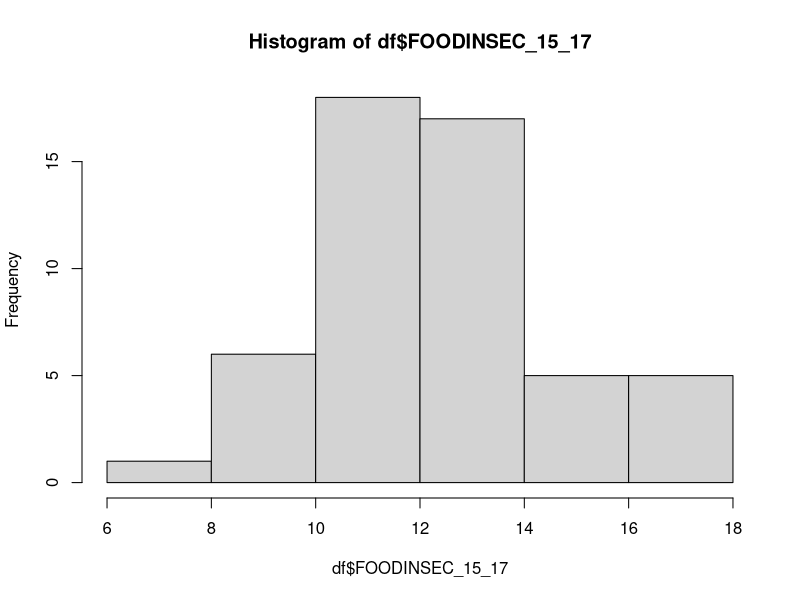
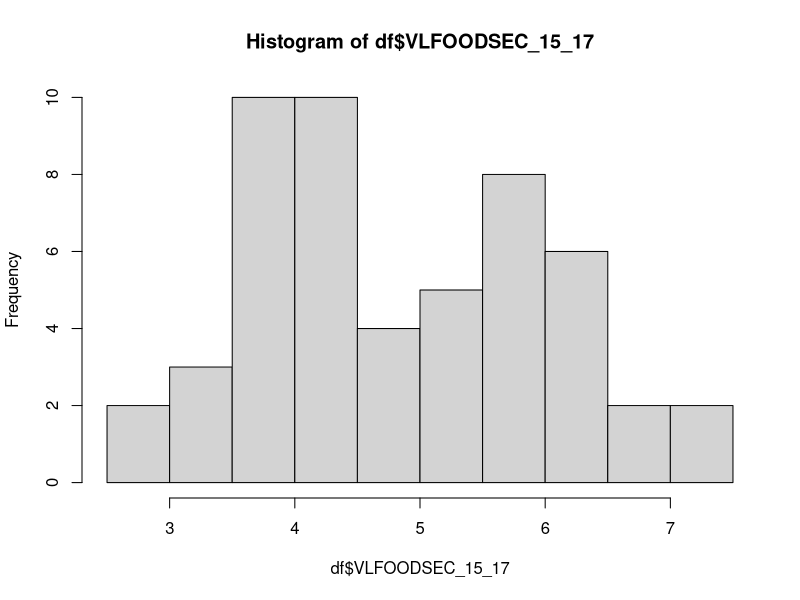
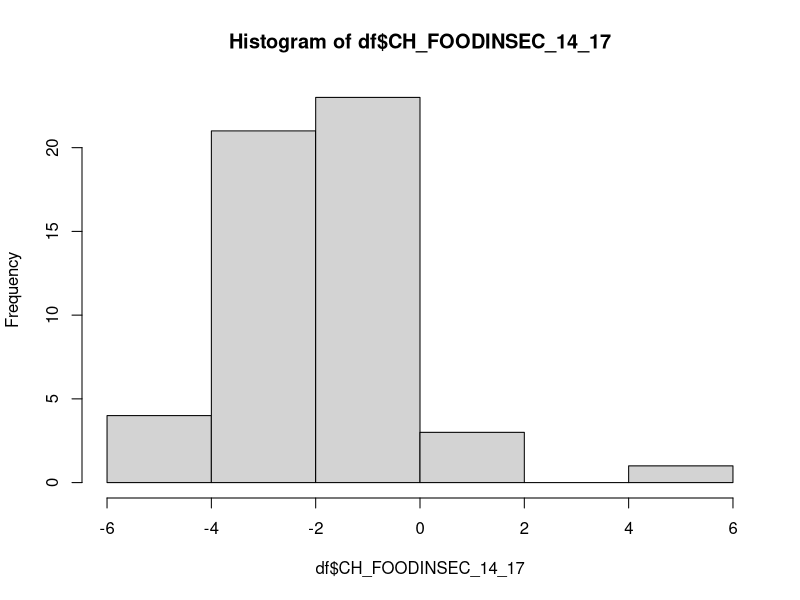
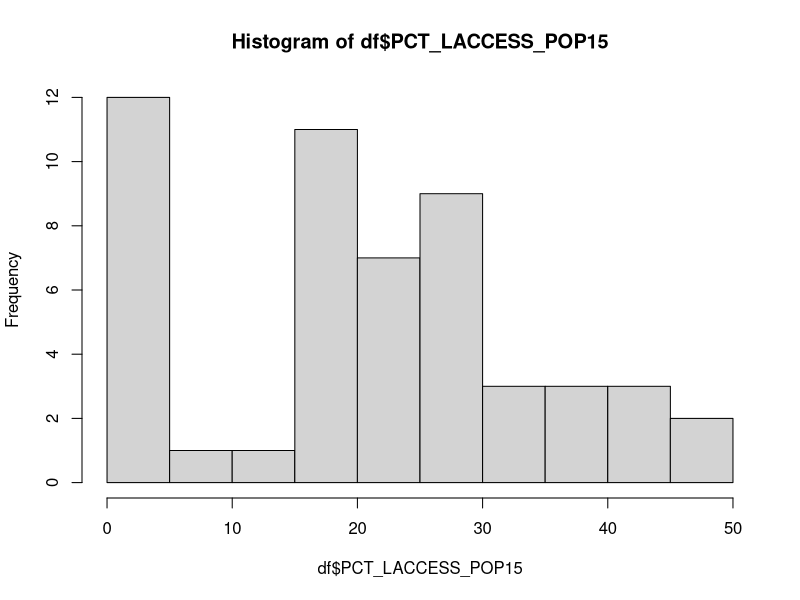
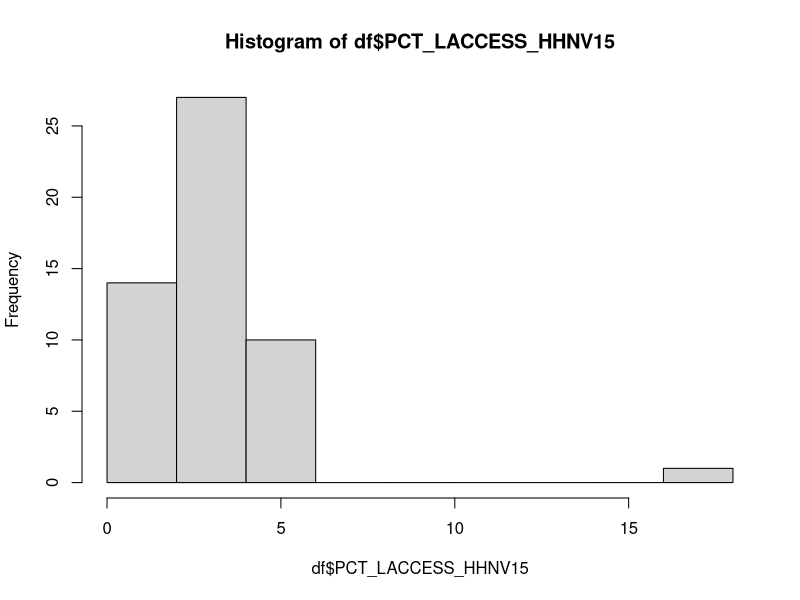
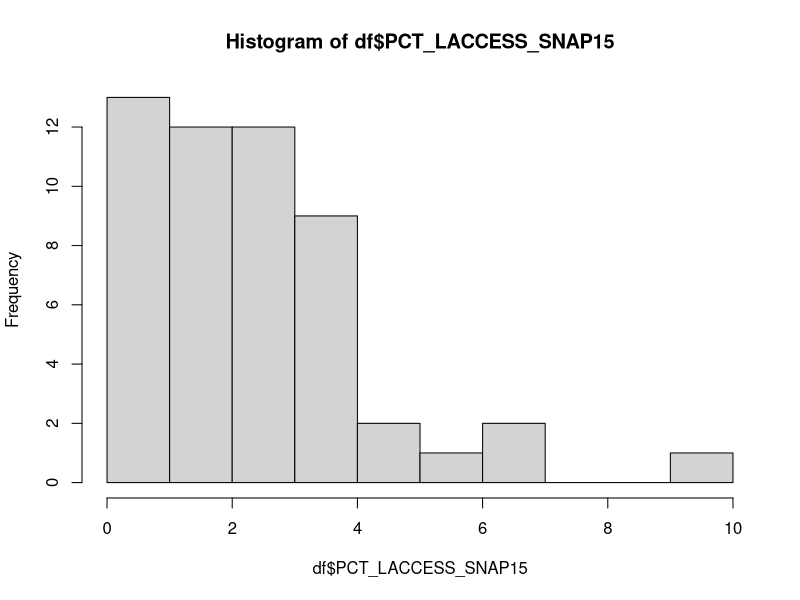
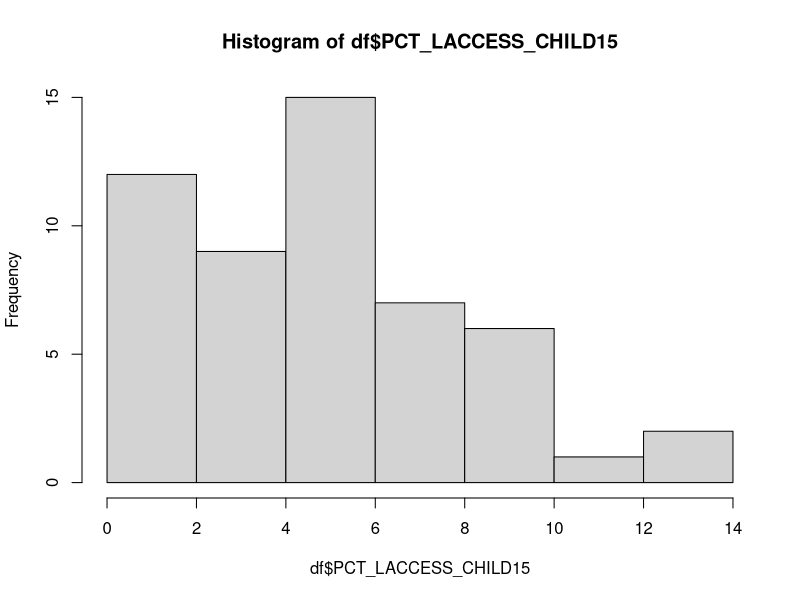
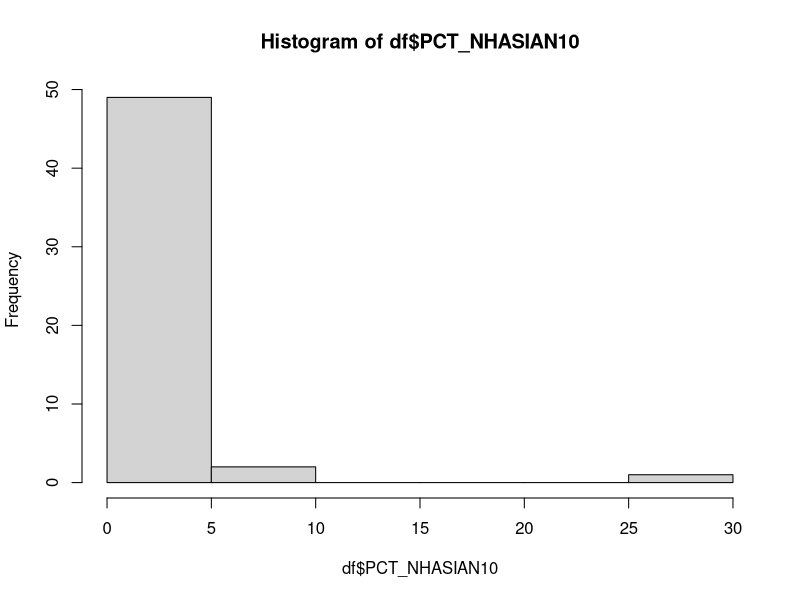

R code for these plots, in order: (Note: this script raises an error after producing the figures.)
## ---- chunk 1
knitr::opts_chunk$set(echo = TRUE)
library(magrittr)
library(ggplot2)
library(dplyr)
library(ggforce)
library(tidyr)
library(readr)
library(purrr)
library(tidyverse)
## ---- chunk 2
(df <- read_csv("final_data.csv"))

df<-df%>% 
  select(-FOODINSEC_12_14, -VLFOODSEC_12_14,  -CH_VLFOODSEC_14_17, -SNAPSPTH17)
n <- nrow(df)

#Response
hist(df$FOODINSEC_15_17)
hist(df$VLFOODSEC_15_17)
hist(df$CH_FOODINSEC_14_17)


#Predictors
hist(df$PCT_LACCESS_POP15)
hist(df$PCT_LACCESS_HHNV15)
hist(df$PCT_LACCESS_SNAP15)

hist(df$PCT_LACCESS_CHILD15)
hist(df$PCT_NHASIAN10)
hist(df$PCT_NHWHITE10)
hist(df$PCT_NHBLACK10)
hist(df$PCT_HISP10)
hist(df$PCT_NHNA10)
hist(df$PCT_NHPI10)
hist(df$GROCPTH16)
hist(df$PCT_REDUCED_LUNCH15)
hist(df$PCT_OBESE_ADULTS17)
hist
## ---- chunk 3
# using the lm()
res <- lm(cbind(FOODINSEC_15_17, CH_FOODINSEC_14_17, VLFOODSEC_15_17) ~ ., data = df)
summary(res)

res2 <- lm(cbind(FOODINSEC_15_17, CH_FOODINSEC_14_17, VLFOODSEC_15_17) ~ PCT_NHBLACK10+ PCT_HISP10+GROCPTH16 + SUPERCPTH16 + WICSPTH16 + FFRPTH16 + PCT_REDUCED_LUNCH15+RECFACPTH16, data = df)
summary(res2)



# Residuals:
head(resid(res))
# Fitted values:
head(fitted(res))
# Residual standard error:
sigma(res)
round(vcov(res), 2)
## ---- chunk 4
alpha <- 0.05

Y <- as.matrix(df %>% select(20:22))
m <- ncol(Y) # number of responses
Z <- as.matrix(cbind(const = 1, df %>% select(1:19)))
r <- ncol(Z) - 1  # number of predictors (excluding constantn
b <- solve(t(Z) %*% Z) %*% t(Z) %*% Y

pred <- Z %*% b
resid <- Y - pred
estSigma <- t(resid) %*% resid / n

# new observation for predictors 
z0 <- 
  matrix(
    c(1, 25, 5, 1.3,  0.5, 34, 39, 9,3,0.2, 0.04, 0.24, 0.006, 1, 0.09, 0.6, 15, 
      18, 4.7, 25.6),
    ncol=1, 
    dimnames = list(c("const", "PCT_LACCESS_POP15", "PCT_LACCESS_HHNV15", "PCT_LACCESS_SNAP15", "LACCESS_CHILD15", "PCT_NHWHITE10", "PCT_NHBLACK10", "PCT_HISP10", "PCT_NHASIAN10", "PCT_NHNA10", "PCT_NHPI10", "GROCPTH16", "SUPERCPTH16", "WICSPTH16", "FFRPTH16", "FSRPTH16", "PCT_SNAP17", "PCT_REDUCED_LUNCH15", "PCT_OBESE_ADULTS17", "RECFACPTH16"), NULL)
  )

#choose z0 that is meaningful 

# center
cntr <- t(b) %*% z0

# Prediction interval:
fctr_pred <- 
  sqrt(
    (1 + t(z0) %*% solve(t(Z) %*% Z,tol = 1e-19) %*% z0) * 
      (m * (n - r - 1) * qf(alpha, m, n - r - m, lower.tail = FALSE) / (n - r - m)))

A <- diag(3)
for (i in 1:3){
  a <- A[ ,i]
  half_CI <- (sqrt(t(a) %*% (estSigma * n / (n - r - 1)) %*% a)) * fctr_pred
  pred_CI_Y <- c(t(a) %*%  cntr - half_CI, t(a) %*%  cntr + half_CI)
  cat(paste0("95% simultaneous prediction interval for Y0",i, ":  (", pred_CI_Y), ")")
}

# Confidence interval: 
fctr <- 
  sqrt(
    (t(z0) %*% solve(t(Z) %*% Z) %*% z0) * 
      (m * (n - r - 1) * qf(alpha, m, n - r - m, lower.tail = FALSE) / (n - r - m)))

for (i in 1:3){
  a <- A[ ,i]
  half_CI <- (sqrt(t(a) %*% (estSigma * n / (n - r - 1)) %*% a)) * fctr
  pred_CI_Y <- c(t(a) %*%  cntr - half_CI, t(a) %*%  cntr + half_CI)
  cat(paste0("95% simultaneous confidence interval for Y0",i, ":  (", pred_CI_Y), ")\n")
}
## ---- chunk 5
#Food Insecurity
df_f1 <- df %>% select(20:22)
R <- cor(df_f1)
eig <- eigen(R)
(Ltilde_m1 <- sqrt(eig$values[1]) * eig$vectors[ , 1, drop = F])

psi_tilde_m1 <- diag(R - Ltilde_m1 %*% t(Ltilde_m1))
Psi_tilde_m1 <- diag(psi_tilde_m1)
residual_matrix_m1 <- R - Ltilde_m1 %*% t(Ltilde_m1) - Psi_tilde_m1
(eig$values[1] / sum(eig$values))

Ltilde_m1 %*% t(Ltilde_m1)

#Access

df_f2 <- df %>% select(1:4)
R2<- cor(df_f2)
eig2 <- eigen(R2)
(Ltilde_m2 <- sqrt(eig2$values[1]) * eig2$vectors[ , 1, drop = F])


psi_tilde_m2 <- diag(R2 - Ltilde_m2 %*% t(Ltilde_m2))
Psi_tilde_m2 <- diag(psi_tilde_m2)
residual_matrix_m2 <- R2 - Ltilde_m2 %*% t(Ltilde_m2) - Psi_tilde_m2
(eig2$values[1] / sum(eig2$values))

#Demographics
df_f3 <- df %>% select(5:10)
R3 <- cor(df_f3)
eig3 <- eigen(R3)
(Ltilde_m3 <- sqrt(eig3$values[1]) * eig3$vectors[ , 1, drop = F])

psi_tilde_m3 <- diag(R3 - Ltilde_m3 %*% t(Ltilde_m3))
Psi_tilde_m3 <- diag(psi_tilde_m3)
residual_matrix_m3 <- R3 - Ltilde_m3 %*% t(Ltilde_m3) - Psi_tilde_m3
(eig3$values[1] / sum(eig3$values))

#StoreAccess
df_f4 <- df %>% select(11:16)
R4 <- cor(df_f4)
eig4 <- eigen(R4)
(Ltilde_m4 <- sqrt(eig4$values[1]) * eig4$vectors[ , 1, drop = F])

psi_tilde_m4 <- diag(R4 - Ltilde_m4 %*% t(Ltilde_m4))
Psi_tilde_m4 <- diag(psi_tilde_m4)
residual_matrix_m4 <- R4 - Ltilde_m4 %*% t(Ltilde_m4) - Psi_tilde_m4
(eig4$values[1] / sum(eig4$values))


## ---- chunk 6
variables_to_test <-  c("PCT_LACCESS_POP15", "PCT_LACCESS_HHNV15", "PCT_LACCESS_SNAP15", "LACCESS_CHILD15", "PCT_NHWHITE10", "PCT_NHBLACK10", "PCT_HISP10", "PCT_NHASIAN10", "PCT_NHNA10", "PCT_NHPI10", "GROCPTH16", "SUPERCPTH16", "WICSPTH16", "FFRPTH16", "FSRPTH16", "PCT_SNAP17", "PCT_REDUCED_LUNCH15", "PCT_OBESE_ADULTS17", "RECFACPTH16")

variables_to_keep <- setdiff(colnames(Z), variables_to_test)
q <- length(variables_to_keep) - 1 # Not counting the intercept
grp1 <- rownames(b) %in% variables_to_keep
grp2 <- rownames(b) %in% variables_to_test

estSigma <- t(resid) %*% resid / n

b_grp1 <- solve(t(Z[ , grp1]) %*% Z[ , grp1]) %*% t(Z[ , grp1]) %*% Y
pred_grp1 <- Z[ , grp1] %*% b_grp1
resid_grp1 <- Y - pred_grp1

estSigma1 <- t(resid_grp1) %*% resid_grp1 / n

LR_test_statistic <- -n * (log(det(estSigma)) - log(det(estSigma1)))

# Approximate likelihood ratio test statistic:
approx_LR_test_statistic <- 
  -(n - r - 1 - 0.5 * (m - r + q + 1)) * (log(det(estSigma)) - log(det(estSigma1)))

# Reject?
ifelse(approx_LR_test_statistic > qchisq(1-alpha, m * (r - q)), "Reject H0", "Don't reject H0")

W <- det(estSigma) / det(estSigma1)

h <- length(variables_to_test)  
# h = q' = r - q; see corrected slide 25 in notes for Chapter 7

d1 <- (n - r - 1) - 0.5 * (m - h + 1)
d2 <- (m * h - 2)/4
d3 <- m^2 + h^2 - 5
d3 <- if (d3 > 0) { 
  sqrt(((m * h)^2 - 4) / d3)
} else { 1 }

F_approx_stat <- ((W^(-1 / d3) - 1) * (d1 * d3 - 2 * d2)) / (m  * h)

# The corresponding p-value is:
pf(F_approx_stat, m * h, d1 * d3 - 2 * d2, lower.tail = FALSE)
## ---- chunk 7
##rm(list = ls())

# Bootstrap study:
set.seed(697)
S <- 100####### 10000

LR_stat_sample <- numeric(S)
R1 <- numeric(S)
R2 <- numeric(S)
R3 <- numeric(S)

s <- 1

n<-nrow(df)
while (s <= S) {
  try({
    # resample - sample from the original data frame with replacements
    bootstrap_sample_idx <- sample(n, replace = TRUE)
    bstp_df <- df[bootstrap_sample_idx, ]
    
    res_full_model <- lm(cbind(FOODINSEC_15_17, CH_FOODINSEC_14_17, VLFOODSEC_15_17) ~ ., data = bstp_df)
    summary <- summary(res_full_model)
  
    R1[s] <- summary$`Response FOODINSEC_15_17`$r.squared
    R2[s] <- summary$`Response CH_FOODINSEC_14_17`$r.squared
    R3[s] <- summary$`Response VLFOODSEC_15_17`$r.squared
    
    res_partial_model <- lm(cbind(FOODINSEC_15_17, CH_FOODINSEC_14_17, VLFOODSEC_15_17) ~ PCT_LACCESS_POP15+PCT_LACCESS_HHNV15+PCT_LACCESS_SNAP15+PCT_LACCESS_CHILD15+PCT_NHWHITE10+ PCT_NHASIAN10+PCT_NHNA10+PCT_NHPI10+FSRPTH16+PCT_SNAP17+ PCT_OBESE_ADULTS17,data = bstp_df)
  
    estSigma <- t(resid(res_full_model)) %*% resid(res_full_model) / n
    estSigma1 <- t(res_partial_model$residuals) %*% res_partial_model$residuals / n
    
    LR_stat_sample[s] <- det(estSigma) / det(estSigma1)
    
    s <- s + 1
  })
}

# CI for R^2
quantile(R1, c(0.025, 0.975)) # define CI for R^2 of FOODINSEC_15_17
quantile(R2, c(0.025, 0.975)) # define CI for R^2 of CH_FOODINSEC_14_17
quantile(R3, c(0.025, 0.975)) # define CI for R^2 of VLFOODSEC_15_17
## ---- chunk 8
# Rescale the bootstrap sample to the approximate F scale:
d1 <- (n - r - 1) - 0.5 * (m - h + 1)
d2 <- (m * h - 2)/4
d3 <- m^2 + h^2 - 5
d3 <- if (d3 > 0) { 
  sqrt(((m * h)^2 - 4) / d3)
} else { 1 }

F_approx_stat <- ((LR_stat_sample^(-1 / d3) - 1) * (d1 * d3 - 2 * d2)) / (m  * h)

hist(F_approx_stat, freq = FALSE, breaks = 40, main = "Bootstrap and F approximation")
rng <- range(F_approx_stat)
x <- seq(rng[1], rng[2], length.out = 100)
lines(x, df(x, m * h, d1 * d3 - 2 * d2))
## ---- chunk 9
# Rescale the bootstrap sample to the approximate chi squared scale:
chi_sq_approx_stat <- -(n - r - 1 - 0.5 * (m - r + q + 1)) * log(LR_stat_sample)

hist(chi_sq_approx_stat, freq = FALSE, breaks = 40, main = "Bootstrap and chi-square approximation")
rng <- range(chi_sq_approx_stat)
x <- seq(rng[1], rng[2], length.out = 100)
lines(x, dchisq(x, m * (r - q)))
